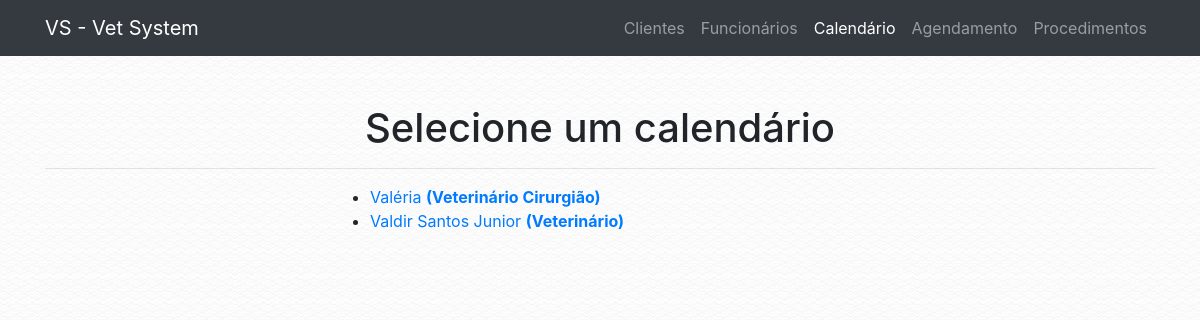
/calendario_select.php, run on the app's committed database.
### tables this page shows
CREATE TABLE `tab_funcionario` (
  `COD_FUNCIONARIO` int(13) NOT NULL,
  `COD_ESPECIALIDADE` int(13) NOT NULL,
  `NOME_FUNCIONARIO` varchar(100) NOT NULL,
  `CPF` varchar(30) NOT NULL,
  `RG` varchar(30) NOT NULL,
  `TELEFONE` varchar(30) NOT NULL,
  `TIPO` varchar(100) NOT NULL,
  `EMAIL` varchar(100) NOT NULL,
  `CADASTRO` timestamp NOT NULL DEFAULT CURRENT_TIMESTAMP
);

CREATE TABLE `tab_especialidade` (
  `COD_ESPECIALIDADE` int(13) NOT NULL,
  `DESCRICAO` varchar(200) NOT NULL
);

### conf/database.php (called while the page is built)
<?php
$conf = array(
        "server" => "localhost",
        "db_name" => "bd_veterinaria",
        "db_user" => "root",
        "db_password" => "root"
);
?>

### classes/db_connect.php (called while the page is built, shortened)
<?php
class db_connect {
    public function __construct() {
        $this->tbl_funcionario = "tab_funcionario";
        $this->tbl_especialidade = "tab_especialidade";
        if (file_exists('./conf/database.php')) {
            require './conf/database.php';
        } else {
            require '../conf/database.php';
        }
        $host = $conf['server'];
        $db_name = $conf['db_name'];
        $username = $conf['db_user'];
        $password = $conf['db_password'];
        try {
            $this->conn = new \PDO('mysql:host='.$host.';dbname='.$db_name.';charset=utf8', $username, $password);
        } catch (\PDOException $e) {
            die($e->getMessage());
        }
    }
}

### classes/funcionario.php (called while the page is built, shortened)
<?php
class Funcionario extends db_connect{
    public static function obter_funcionarios(): array {
        $db = new db_connect;
        $tbl_funcionario = $db->tbl_funcionario;
        try {
            $stmt = $db->conn->prepare("SELECT * FROM $tbl_funcionario");
            $stmt->execute();
            $result = $stmt->fetchAll(\PDO::FETCH_ASSOC);
            $result['status'] = true;
        } catch (\PDOExcepton $e) {
            $result['status'] = false;
            $result['message'] = "Error: " . $e->getMessage();
        }
        return $result;
    }
}

### classes/especialidade.php (called while the page is built, shortened)
<?php
class Especialidade extends db_connect{
    public static function obter_especialidade(int $cod_especialidade): string {
        $db = new db_connect;
        $tbl_especialidade = $db->tbl_especialidade;
        try {
            $stmt = $db->conn->prepare("SELECT DESCRICAO FROM $tbl_especialidade WHERE COD_ESPECIALIDADE = :code LIMIT 1");
            $stmt->bindParam(":code", $cod_especialidade, \PDO::PARAM_INT);
            $stmt->execute();
            $result = $stmt->fetch(\PDO::FETCH_ASSOC);
            return $result['DESCRICAO'];
        } catch (\PDOExcepton $e) {
            return "Error: " . $e->getMessage();
        }
    }
}

### calendario_select.php (the view, shortened to what this page needs)
<!DOCTYPE html>
<html lang="en">
  <head>
    <?php
    require 'includes/global.php';
    ?>
  </head>
  <body>
    <?php
    require 'includes/header.php';
    ?>
    <div class="container">
      <div class="row">
        <div class="col-lg-12">
            <br>
            <br>
            <h1 class="text-center">Selecione um calendário</h1>
            <hr>
			</div>
			<div class="col-lg-3"></div>
			<div class="col-lg-9">
            <ul>
      <?php
      foreach (VeterinariaUnimonte\Funcionario::obter_funcionarios() as $funcionario) {
      if (isset($funcionario['COD_FUNCIONARIO'])) {
			echo '<li><a href="calendario.php?id='.$funcionario['COD_FUNCIONARIO'].'">'.$funcionario['NOME_FUNCIONARIO'].' <b>('.VeterinariaUnimonte\Especialidade::obter_especialidade($funcionario['COD_ESPECIALIDADE']).')</b></a></li>';
      }
    }
      ?>
			</ul>
            <br>
            <br>
			</div>
			</div>
			</div>
	</body>
</html>

### data on the page
tab_funcionario: NOME_FUNCIONARIO "Valéria", COD_ESPECIALIDADE.DESCRICAO "Veterinário Cirurgião"
tab_funcionario: NOME_FUNCIONARIO "Valdir Santos Junior", COD_ESPECIALIDADE.DESCRICAO "Veterinário"

### other printed values
$app->name "VS - Vet System"
